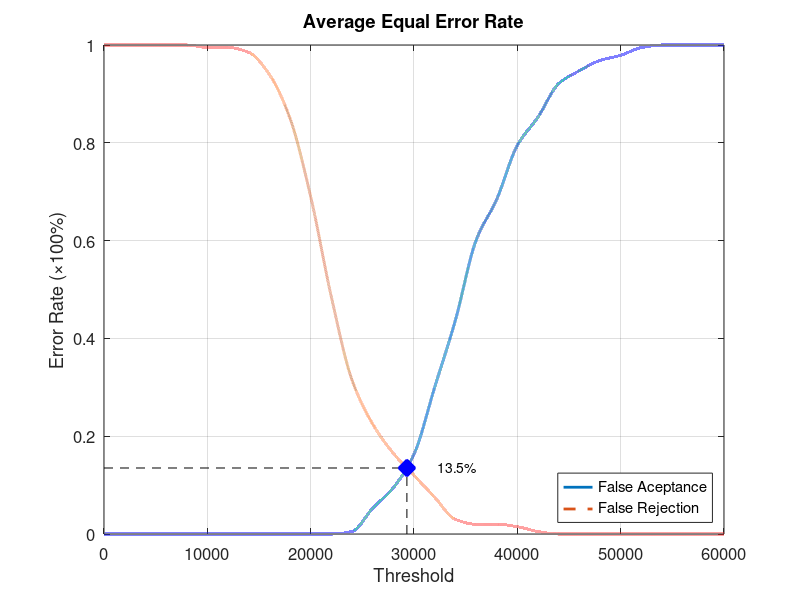
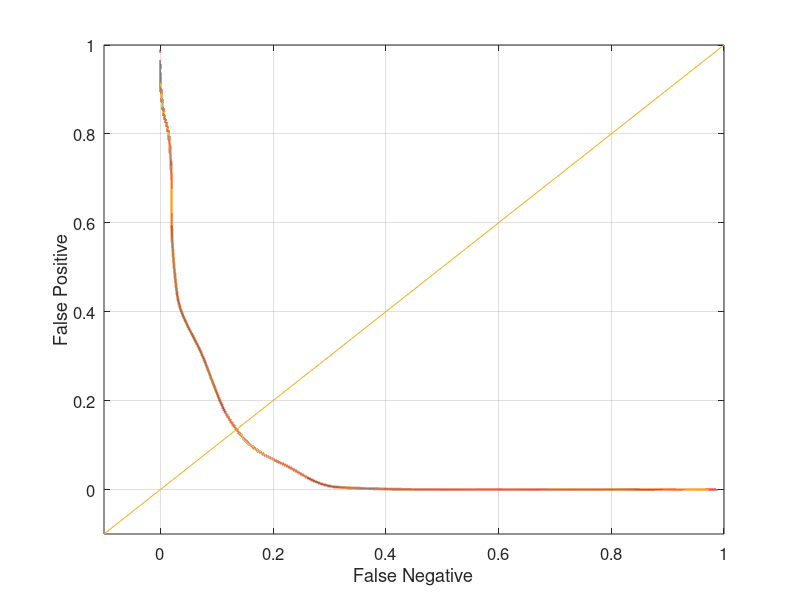

These figures' MATLAB source, in order:
function yEER = Database5_4
close all;
clear;
clc;
x = 0:2000:60000;
xq = 0:0.5:60000;

y0 = [0 0 0 0 0 0 0 0 0 0 0 0 0.00526316 0.0526316 0.0947368 0.163158 0.3 0.436842 0.6 0.684211 0.794737 0.852632 0.921053 0.947368 0.968421 0.978947 0.994737 1 1 1 1];
yy0 = interp1(x, y0, xq, 'pchip');
y1 = [1 1 1 1 1 0.995 0.995 0.985 0.94 0.85 0.69 0.485 0.315 0.225 0.165 0.12 0.075 0.03 0.02 0.02 0.015 0.005 0 0 0 0 0 0 0 0 0];
yy1 = interp1(x, y1, xq, 'pchip');

% Calculating EER: 
y2 = abs(y0 - y1);
find(y2 == min(y2))
yy2 = abs(yy0 - yy1);
xEER = find(yy2 == min(yy2));
xEERIndex = xq(xEER) % X-axis EER
yEER = yy0(xEER) % Y-axis EER

main = figure
plot(xq, yy0,'-','LineWidth', 2);	hold on
plot(xq, yy1,'--','LineWidth', 2);	hold on
plot([xEERIndex xEERIndex], [0 yEER], 'k--');	hold on
plot([0 xEERIndex], [yEER yEER], 'k--');	hold on
plot(xEERIndex, yEER, 'bx', 'LineWidth', 10);	hold on
text(xEERIndex + 10 * xEERIndex / 100, yEER, [num2str(round((10000 * yEER)) / 100) '%'])
legend('False Aceptance', 'False Rejection', 'Location', 'SouthEast')
xlabel('Threshold')
ylabel('Error Rate (\times100%)')
title('Average Equal Error Rate')
set(gca, 'FontSize', 12)
axis([0 60000 0 1])
grid on

print(main, 'Database5_4Main', '-dpng');
FNRxFPR = figure('Color', [1 1 1]);
plot(yy1, yy0, '-', yy1, yy0, 'LineWidth', 2);
hold on
y = -0.1:0.1:1
plot(y, y); 
set(gca, 'FontSize', 12)
xlabel('False Negative')
ylabel('False Positive')
axis([-0.1 1 -0.1 1])
set(gca, 'FontSize', 12)
grid on

print(FNRxFPR, 'Database5_4FNRxFPR','-dpng');
end
